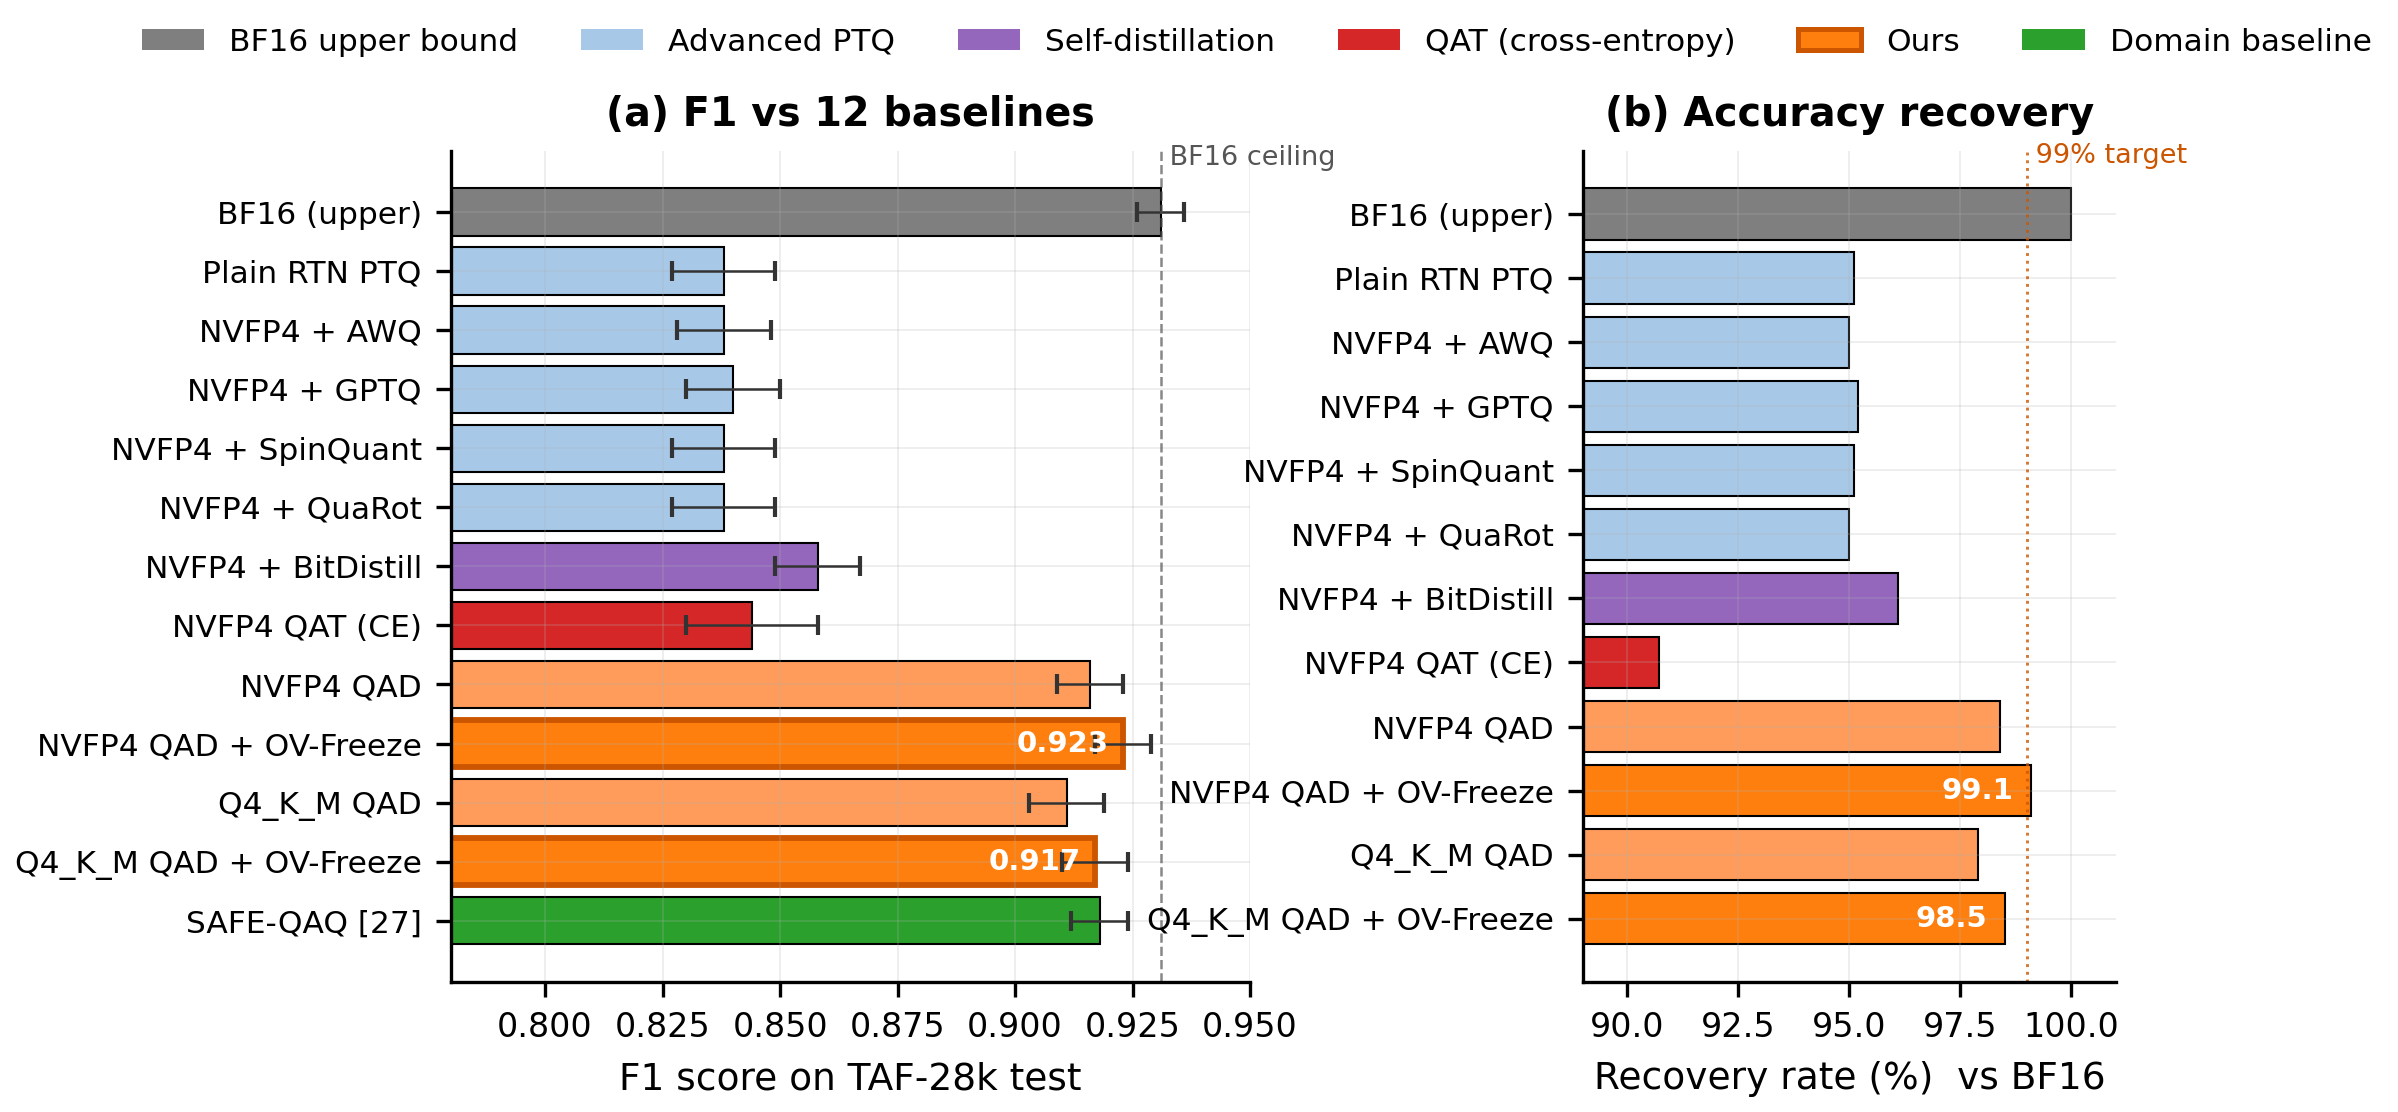

This figure's Python source:
"""
Figure 2: TAF-28k main results — F1 and recovery rate.

Data source: safety_data.py (mirrors qad_multiguard/runs/exp01_quant_quality.json
+ paper Table II QAT/QAD/QAD+OVF rows). All numbers are authoritative
and tracked by run_reproduction.py assertions.
"""
import numpy as np
import matplotlib.pyplot as plt
import sci_style as sci
from safety_data import (
    BF16_F1, BF16_F1_ERR, EXP01_QUANT_QUALITY, EXP01_F1_STD_PER_METHOD,
    QAT_QAD_OVF, SAFE_QAQ_F1, SAFE_QAQ_F1_ERR,
)

# Build the unified method list directly from safety_data.
methods = []
methods.append(("BF16 (upper)", BF16_F1, 100.0, BF16_F1_ERR, "ref"))

# PTQ family from EXP01 (skip the two PTQ rows that overlap with QAD-improved rows)
for m in EXP01_QUANT_QUALITY:
    if m["key"] in {"nvfp4_ptq", "q4_k_m_ptq"}:
        continue
    tag = "kd" if m["key"] == "bitdistiller" else "ptq"
    methods.append((m["name"], m["f1"], m["recovery"],
                    EXP01_F1_STD_PER_METHOD.get(m["key"], 0.010), tag))

# QAT / QAD / QAD+OVF family
for m in QAT_QAD_OVF:
    name = m["name"]
    if name == "NVFP4 QAT (CE)":
        tag = "qat"
    elif "+ OV-Freeze" in name:
        tag = "ours_full"
    else:
        tag = "ours"
    methods.append((name, m["f1"], m["recovery"], m["f1_err"], tag))

methods.append(("SAFE-QAQ [27]", SAFE_QAQ_F1, None, SAFE_QAQ_F1_ERR, "domain"))

color_map = {
    "ref":       "#7f7f7f",
    "ptq":       "#a8c8e8",
    "kd":        "#9467bd",
    "qat":       "#d62728",
    "ours":      "#ff9c5b",
    "ours_full": "#ff7f0e",
    "domain":    "#2ca02c",
}

fig, (ax1, ax2) = plt.subplots(
    1, 2, figsize=(7.16, 3.6),
    gridspec_kw={"width_ratios": [1.5, 1.0], "wspace": 0.50},
)

# (a) F1 bar chart
y = np.arange(len(methods))[::-1]
f1s    = [m[1] for m in methods]
errs   = [m[3] for m in methods]
colors = [color_map[m[4]] for m in methods]
bars = ax1.barh(y, f1s, xerr=errs, color=colors,
                edgecolor="black", lw=0.5, capsize=2.5,
                error_kw={"elinewidth": 0.6, "ecolor": "#333"})
for i, m in enumerate(methods):
    if m[4] == "ours_full":
        bars[i].set_edgecolor("#cc5500")
        bars[i].set_linewidth(1.4)

ax1.set_yticks(y)
ax1.set_yticklabels([m[0] for m in methods], fontsize=7.5)
ax1.set_xlim(0.78, 0.95)
ax1.set_xlabel("F1 score on TAF-28k test")
ax1.set_title(f"(a) F1 vs {len(methods)-1} baselines",
              weight="bold", fontsize=9.5)
ax1.axvline(BF16_F1, color="#555", lw=0.6, ls="--", alpha=0.7)
ax1.text(BF16_F1, len(methods) - 0.3, " BF16 ceiling",
         fontsize=6.5, color="#555", va="bottom")
for i, m in enumerate(methods):
    if m[4] == "ours_full":
        ax1.text(m[1] - 0.003, y[i], f"{m[1]:.3f}",
                 va="center", ha="right", fontsize=7,
                 color="white", weight="bold")

# (b) Recovery rate
methods_b = [m for m in methods if m[2] is not None]
y2        = np.arange(len(methods_b))[::-1]
recovery  = [m[2] for m in methods_b]
colors2   = [color_map[m[4]] for m in methods_b]
ax2.barh(y2, recovery, color=colors2, edgecolor="black", lw=0.5)
ax2.set_yticks(y2)
ax2.set_yticklabels([m[0] for m in methods_b], fontsize=7.5)
ax2.set_xlim(89, 101)
ax2.set_xlabel("Recovery rate (%)  vs BF16")
ax2.set_title("(b) Accuracy recovery", weight="bold", fontsize=9.5)
ax2.axvline(99.0, color="#cc5500", lw=0.7, ls=":", alpha=0.8)
ax2.text(99.0, len(methods_b) - 0.3, " 99% target",
         fontsize=6.5, color="#cc5500", va="bottom")
for i, m in enumerate(methods_b):
    if m[4] == "ours_full":
        ax2.text(m[2] - 0.4, y2[i], f"{m[2]:.1f}",
                 va="center", ha="right", fontsize=7,
                 color="white", weight="bold")

from matplotlib.patches import Patch
legend_items = [
    Patch(facecolor=color_map["ref"],       label="BF16 upper bound"),
    Patch(facecolor=color_map["ptq"],       label="Advanced PTQ"),
    Patch(facecolor=color_map["kd"],        label="Self-distillation"),
    Patch(facecolor=color_map["qat"],       label="QAT (cross-entropy)"),
    Patch(facecolor=color_map["ours_full"], edgecolor="#cc5500", lw=1.2, label="Ours"),
    Patch(facecolor=color_map["domain"],    label="Domain baseline"),
]
fig.legend(handles=legend_items, loc="upper center", ncol=6,
           bbox_to_anchor=(0.5, 1.02), fontsize=7.5, frameon=False)

sci.save(fig, "fig02_main_results.png", w=7.16, h=3.6)
print("Saved fig02_main_results.png")
